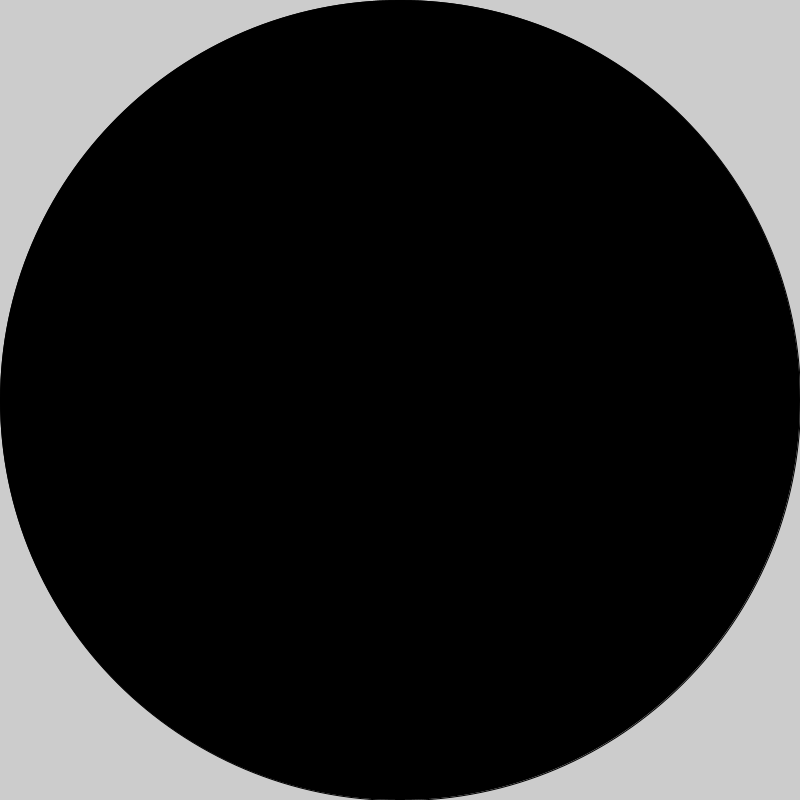
Frame 1 (no input)
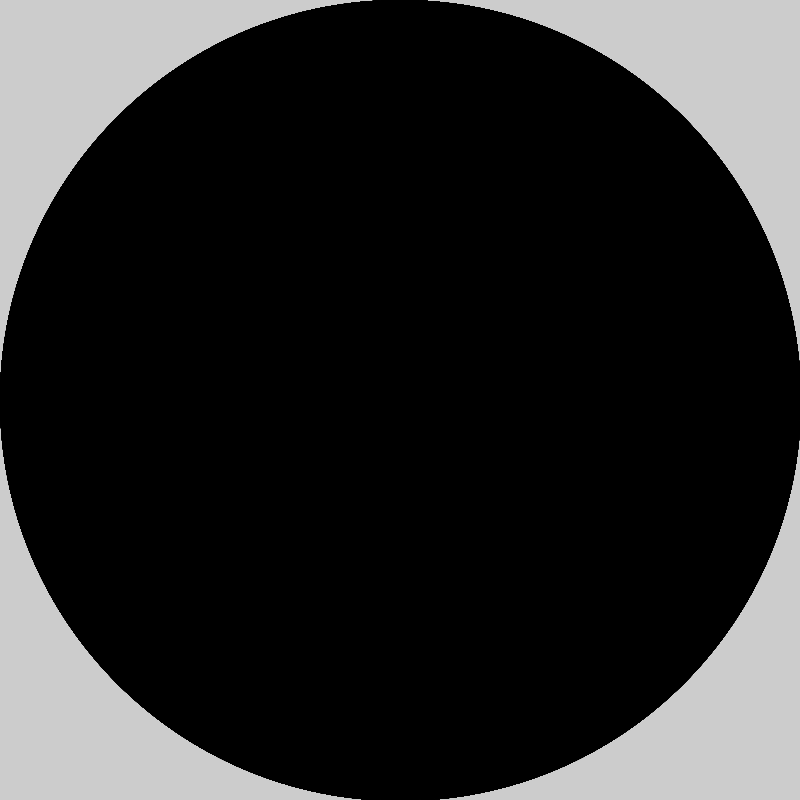
Frame 60 (the mouse pressed at the canvas centre just before this capture)
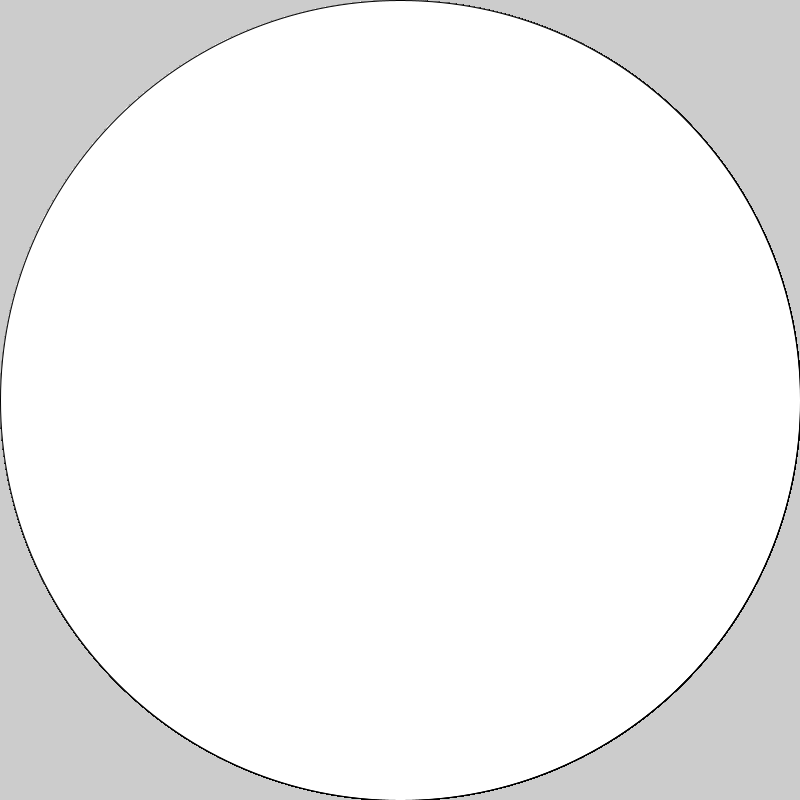
Frame 120 (the mouse held since frame 60 and released just before this capture)

The Processing sketch that drew these frames (run headless with seeded random() and noise(); from frame 60 on, the mouse is pressed at the canvas centre):

// Processing sketch: LogicalDotBW
// ── LogicalDotBW.pde
void setup(){
  size(800,800);
}
void draw(){

if(mousePressed){
fill(#FFFFFF);
}
else{
  fill(#000000);
}
ellipse(400,400,800,800);
}
